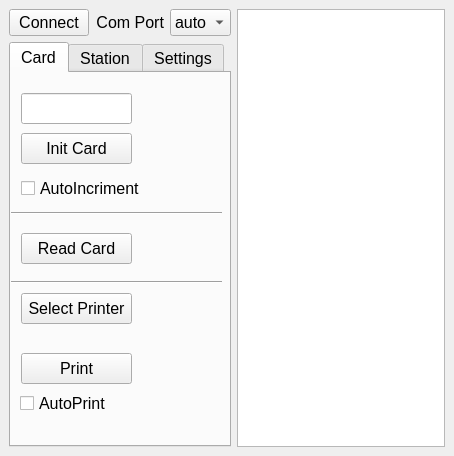
<?xml version="1.0" encoding="UTF-8"?>
<ui version="4.0">
 <class>MainWindow</class>
 <widget class="QMainWindow" name="MainWindow">
  <property name="geometry">
   <rect>
    <x>0</x>
    <y>0</y>
    <width>454</width>
    <height>456</height>
   </rect>
  </property>
  <property name="windowTitle">
   <string>SportiduinoPQ</string>
  </property>
  <widget class="QWidget" name="centralwidget">
   <layout class="QHBoxLayout" name="horizontalLayout_4">
    <item>
     <layout class="QVBoxLayout" name="verticalLayout">
      <item>
       <layout class="QHBoxLayout" name="horizontalLayout">
        <item>
         <widget class="QPushButton" name="Connec">
          <property name="font">
           <font>
            <pointsize>12</pointsize>
           </font>
          </property>
          <property name="text">
           <string>Connect</string>
          </property>
         </widget>
        </item>
        <item>
         <widget class="QLabel" name="label_8">
          <property name="font">
           <font>
            <pointsize>12</pointsize>
           </font>
          </property>
          <property name="text">
           <string>Com Port</string>
          </property>
          <property name="alignment">
           <set>Qt::AlignRight|Qt::AlignTrailing|Qt::AlignVCenter</set>
          </property>
         </widget>
        </item>
        <item>
         <widget class="QComboBox" name="choiseCom">
          <property name="font">
           <font>
            <pointsize>12</pointsize>
           </font>
          </property>
          <item>
           <property name="text">
            <string>auto</string>
           </property>
          </item>
          <item>
           <property name="text">
            <string>0</string>
           </property>
          </item>
          <item>
           <property name="text">
            <string>1</string>
           </property>
          </item>
          <item>
           <property name="text">
            <string>2</string>
           </property>
          </item>
          <item>
           <property name="text">
            <string>3</string>
           </property>
          </item>
          <item>
           <property name="text">
            <string>4</string>
           </property>
          </item>
          <item>
           <property name="text">
            <string>5</string>
           </property>
          </item>
          <item>
           <property name="text">
            <string>6</string>
           </property>
          </item>
          <item>
           <property name="text">
            <string>7</string>
           </property>
          </item>
          <item>
           <property name="text">
            <string>8</string>
           </property>
          </item>
          <item>
           <property name="text">
            <string>9</string>
           </property>
          </item>
          <item>
           <property name="text">
            <string>10</string>
           </property>
          </item>
          <item>
           <property name="text">
            <string>11</string>
           </property>
          </item>
          <item>
           <property name="text">
            <string>12</string>
           </property>
          </item>
          <item>
           <property name="text">
            <string>13</string>
           </property>
          </item>
          <item>
           <property name="text">
            <string>14</string>
           </property>
          </item>
          <item>
           <property name="text">
            <string>15</string>
           </property>
          </item>
          <item>
           <property name="text">
            <string>16</string>
           </property>
          </item>
          <item>
           <property name="text">
            <string>17</string>
           </property>
          </item>
          <item>
           <property name="text">
            <string>18</string>
           </property>
          </item>
          <item>
           <property name="text">
            <string>19</string>
           </property>
          </item>
          <item>
           <property name="text">
            <string>20</string>
           </property>
          </item>
          <item>
           <property name="text">
            <string>21</string>
           </property>
          </item>
          <item>
           <property name="text">
            <string>22</string>
           </property>
          </item>
          <item>
           <property name="text">
            <string>23</string>
           </property>
          </item>
          <item>
           <property name="text">
            <string>24</string>
           </property>
          </item>
          <item>
           <property name="text">
            <string>25</string>
           </property>
          </item>
          <item>
           <property name="text">
            <string>26</string>
           </property>
          </item>
          <item>
           <property name="text">
            <string>27</string>
           </property>
          </item>
          <item>
           <property name="text">
            <string>28</string>
           </property>
          </item>
          <item>
           <property name="text">
            <string>29</string>
           </property>
          </item>
          <item>
           <property name="text">
            <string>30</string>
           </property>
          </item>
          <item>
           <property name="text">
            <string>31</string>
           </property>
          </item>
         </widget>
        </item>
       </layout>
      </item>
      <item>
       <widget class="QTabWidget" name="Log">
        <property name="font">
         <font>
          <pointsize>12</pointsize>
         </font>
        </property>
        <property name="toolTipDuration">
         <number>-3</number>
        </property>
        <property name="currentIndex">
         <number>0</number>
        </property>
        <widget class="QWidget" name="tab">
         <attribute name="title">
          <string>Card</string>
         </attribute>
         <widget class="QPushButton" name="InitCard">
          <property name="geometry">
           <rect>
            <x>10</x>
            <y>60</y>
            <width>111</width>
            <height>31</height>
           </rect>
          </property>
          <property name="text">
           <string>Init Card</string>
          </property>
         </widget>
         <widget class="QLineEdit" name="cardLine">
          <property name="geometry">
           <rect>
            <x>10</x>
            <y>20</y>
            <width>111</width>
            <height>31</height>
           </rect>
          </property>
         </widget>
         <widget class="QCheckBox" name="AutoIncriment">
          <property name="geometry">
           <rect>
            <x>10</x>
            <y>100</y>
            <width>151</width>
            <height>31</height>
           </rect>
          </property>
          <property name="text">
           <string>AutoIncriment</string>
          </property>
         </widget>
         <widget class="QPushButton" name="ReadCard">
          <property name="geometry">
           <rect>
            <x>10</x>
            <y>160</y>
            <width>111</width>
            <height>31</height>
           </rect>
          </property>
          <property name="text">
           <string>Read Card</string>
          </property>
         </widget>
         <widget class="Line" name="line">
          <property name="geometry">
           <rect>
            <x>0</x>
            <y>130</y>
            <width>211</width>
            <height>20</height>
           </rect>
          </property>
          <property name="orientation">
           <enum>Qt::Horizontal</enum>
          </property>
         </widget>
         <widget class="QPushButton" name="Print">
          <property name="geometry">
           <rect>
            <x>10</x>
            <y>280</y>
            <width>111</width>
            <height>31</height>
           </rect>
          </property>
          <property name="text">
           <string>Print</string>
          </property>
         </widget>
         <widget class="Line" name="line_6">
          <property name="geometry">
           <rect>
            <x>0</x>
            <y>199</y>
            <width>211</width>
            <height>21</height>
           </rect>
          </property>
          <property name="orientation">
           <enum>Qt::Horizontal</enum>
          </property>
         </widget>
         <widget class="QCheckBox" name="AutoPrint">
          <property name="geometry">
           <rect>
            <x>9</x>
            <y>320</y>
            <width>151</width>
            <height>20</height>
           </rect>
          </property>
          <property name="text">
           <string>AutoPrint</string>
          </property>
         </widget>
         <widget class="QPushButton" name="SelectPrinter">
          <property name="geometry">
           <rect>
            <x>10</x>
            <y>220</y>
            <width>111</width>
            <height>31</height>
           </rect>
          </property>
          <property name="text">
           <string>Select Printer</string>
          </property>
         </widget>
         <widget class="QLabel" name="printerName">
          <property name="geometry">
           <rect>
            <x>16</x>
            <y>253</y>
            <width>181</width>
            <height>20</height>
           </rect>
          </property>
          <property name="text">
           <string/>
          </property>
         </widget>
        </widget>
        <widget class="QWidget" name="tab_2">
         <attribute name="title">
          <string>Station</string>
         </attribute>
         <widget class="QPushButton" name="SetNum">
          <property name="geometry">
           <rect>
            <x>10</x>
            <y>110</y>
            <width>91</width>
            <height>31</height>
           </rect>
          </property>
          <property name="text">
           <string>Set Number</string>
          </property>
         </widget>
         <widget class="QLineEdit" name="StationLine">
          <property name="geometry">
           <rect>
            <x>10</x>
            <y>70</y>
            <width>91</width>
            <height>31</height>
           </rect>
          </property>
         </widget>
         <widget class="QPushButton" name="SetStart">
          <property name="geometry">
           <rect>
            <x>110</x>
            <y>70</y>
            <width>91</width>
            <height>31</height>
           </rect>
          </property>
          <property name="text">
           <string>Set Start</string>
          </property>
         </widget>
         <widget class="QPushButton" name="SetFinish">
          <property name="geometry">
           <rect>
            <x>110</x>
            <y>110</y>
            <width>91</width>
            <height>31</height>
           </rect>
          </property>
          <property name="text">
           <string>Set Finish</string>
          </property>
         </widget>
         <widget class="QPushButton" name="ClearSt">
          <property name="geometry">
           <rect>
            <x>10</x>
            <y>170</y>
            <width>91</width>
            <height>31</height>
           </rect>
          </property>
          <property name="font">
           <font>
            <pointsize>12</pointsize>
           </font>
          </property>
          <property name="text">
           <string>Clear St</string>
          </property>
         </widget>
         <widget class="QPushButton" name="CheckSt">
          <property name="geometry">
           <rect>
            <x>110</x>
            <y>170</y>
            <width>91</width>
            <height>31</height>
           </rect>
          </property>
          <property name="font">
           <font>
            <pointsize>12</pointsize>
           </font>
          </property>
          <property name="text">
           <string>Check St</string>
          </property>
         </widget>
         <widget class="QPushButton" name="LogCard">
          <property name="geometry">
           <rect>
            <x>10</x>
            <y>230</y>
            <width>91</width>
            <height>31</height>
           </rect>
          </property>
          <property name="text">
           <string>Dump Card</string>
          </property>
         </widget>
         <widget class="QPushButton" name="SetTime">
          <property name="geometry">
           <rect>
            <x>10</x>
            <y>10</y>
            <width>91</width>
            <height>31</height>
           </rect>
          </property>
          <property name="text">
           <string>Set Time</string>
          </property>
         </widget>
         <widget class="QPushButton" name="ReadLog">
          <property name="geometry">
           <rect>
            <x>110</x>
            <y>230</y>
            <width>91</width>
            <height>31</height>
           </rect>
          </property>
          <property name="font">
           <font>
            <pointsize>12</pointsize>
           </font>
          </property>
          <property name="text">
           <string>Read Dump</string>
          </property>
         </widget>
         <widget class="QPushButton" name="SleepCard">
          <property name="geometry">
           <rect>
            <x>10</x>
            <y>290</y>
            <width>91</width>
            <height>31</height>
           </rect>
          </property>
          <property name="text">
           <string>Sleep Card</string>
          </property>
         </widget>
         <widget class="Line" name="line_2">
          <property name="geometry">
           <rect>
            <x>-3</x>
            <y>30</y>
            <width>211</width>
            <height>41</height>
           </rect>
          </property>
          <property name="orientation">
           <enum>Qt::Horizontal</enum>
          </property>
         </widget>
         <widget class="Line" name="line_3">
          <property name="geometry">
           <rect>
            <x>0</x>
            <y>140</y>
            <width>211</width>
            <height>31</height>
           </rect>
          </property>
          <property name="orientation">
           <enum>Qt::Horizontal</enum>
          </property>
         </widget>
         <widget class="Line" name="line_4">
          <property name="geometry">
           <rect>
            <x>-3</x>
            <y>199</y>
            <width>211</width>
            <height>31</height>
           </rect>
          </property>
          <property name="orientation">
           <enum>Qt::Horizontal</enum>
          </property>
         </widget>
         <widget class="Line" name="line_5">
          <property name="geometry">
           <rect>
            <x>-3</x>
            <y>259</y>
            <width>211</width>
            <height>31</height>
           </rect>
          </property>
          <property name="orientation">
           <enum>Qt::Horizontal</enum>
          </property>
         </widget>
        </widget>
        <widget class="QWidget" name="tab_3">
         <attribute name="title">
          <string>Settings</string>
         </attribute>
         <widget class="QComboBox" name="WorkTime">
          <property name="geometry">
           <rect>
            <x>130</x>
            <y>10</y>
            <width>71</width>
            <height>31</height>
           </rect>
          </property>
          <property name="editable">
           <bool>false</bool>
          </property>
          <item>
           <property name="text">
            <string>6 hour</string>
           </property>
          </item>
          <item>
           <property name="text">
            <string>24 hour</string>
           </property>
          </item>
          <item>
           <property name="text">
            <string>all time</string>
           </property>
          </item>
          <item>
           <property name="text">
            <string>not work</string>
           </property>
          </item>
         </widget>
         <widget class="QLabel" name="label">
          <property name="geometry">
           <rect>
            <x>10</x>
            <y>10</y>
            <width>91</width>
            <height>31</height>
           </rect>
          </property>
          <property name="text">
           <string>Work Time</string>
          </property>
         </widget>
         <widget class="QLabel" name="label_2">
          <property name="geometry">
           <rect>
            <x>10</x>
            <y>50</y>
            <width>111</width>
            <height>31</height>
           </rect>
          </property>
          <property name="text">
           <string>Start / Finish</string>
          </property>
         </widget>
         <widget class="QComboBox" name="StartFinish">
          <property name="geometry">
           <rect>
            <x>130</x>
            <y>50</y>
            <width>71</width>
            <height>31</height>
           </rect>
          </property>
          <property name="editable">
           <bool>false</bool>
          </property>
          <item>
           <property name="text">
            <string>on</string>
           </property>
          </item>
          <item>
           <property name="text">
            <string>off</string>
           </property>
          </item>
         </widget>
         <widget class="QLabel" name="label_3">
          <property name="geometry">
           <rect>
            <x>10</x>
            <y>90</y>
            <width>131</width>
            <height>41</height>
           </rect>
          </property>
          <property name="text">
           <string>Check InitTime</string>
          </property>
         </widget>
         <widget class="QComboBox" name="CheckInitTime">
          <property name="geometry">
           <rect>
            <x>130</x>
            <y>90</y>
            <width>71</width>
            <height>31</height>
           </rect>
          </property>
          <property name="editable">
           <bool>false</bool>
          </property>
          <item>
           <property name="text">
            <string>off</string>
           </property>
          </item>
          <item>
           <property name="text">
            <string>on</string>
           </property>
          </item>
         </widget>
         <widget class="QLabel" name="label_4">
          <property name="geometry">
           <rect>
            <x>10</x>
            <y>130</y>
            <width>131</width>
            <height>41</height>
           </rect>
          </property>
          <property name="text">
           <string>Card Capicity</string>
          </property>
         </widget>
         <widget class="QComboBox" name="CardCap">
          <property name="geometry">
           <rect>
            <x>130</x>
            <y>130</y>
            <width>71</width>
            <height>31</height>
           </rect>
          </property>
          <property name="editable">
           <bool>false</bool>
          </property>
          <item>
           <property name="text">
            <string>auto</string>
           </property>
          </item>
          <item>
           <property name="text">
            <string>32</string>
           </property>
          </item>
          <item>
           <property name="text">
            <string>64</string>
           </property>
          </item>
          <item>
           <property name="text">
            <string>120</string>
           </property>
          </item>
         </widget>
         <widget class="QLabel" name="label_5">
          <property name="geometry">
           <rect>
            <x>10</x>
            <y>170</y>
            <width>111</width>
            <height>41</height>
           </rect>
          </property>
          <property name="text">
           <string>AutoDel Set</string>
          </property>
         </widget>
         <widget class="QComboBox" name="AutoDel">
          <property name="geometry">
           <rect>
            <x>130</x>
            <y>170</y>
            <width>71</width>
            <height>31</height>
           </rect>
          </property>
          <property name="editable">
           <bool>false</bool>
          </property>
          <item>
           <property name="text">
            <string>off</string>
           </property>
          </item>
          <item>
           <property name="text">
            <string>on</string>
           </property>
          </item>
         </widget>
         <widget class="QLabel" name="label_6">
          <property name="geometry">
           <rect>
            <x>10</x>
            <y>210</y>
            <width>81</width>
            <height>41</height>
           </rect>
          </property>
          <property name="text">
           <string>New Pass</string>
          </property>
         </widget>
         <widget class="QLabel" name="label_7">
          <property name="geometry">
           <rect>
            <x>10</x>
            <y>250</y>
            <width>81</width>
            <height>41</height>
           </rect>
          </property>
          <property name="text">
           <string>Old Pass</string>
          </property>
         </widget>
         <widget class="QLineEdit" name="NewPass">
          <property name="geometry">
           <rect>
            <x>100</x>
            <y>210</y>
            <width>101</width>
            <height>31</height>
           </rect>
          </property>
         </widget>
         <widget class="QLineEdit" name="OldPass">
          <property name="geometry">
           <rect>
            <x>100</x>
            <y>250</y>
            <width>101</width>
            <height>31</height>
           </rect>
          </property>
         </widget>
         <widget class="QPushButton" name="PassCard">
          <property name="geometry">
           <rect>
            <x>10</x>
            <y>290</y>
            <width>191</width>
            <height>31</height>
           </rect>
          </property>
          <property name="text">
           <string>Pass Card</string>
          </property>
         </widget>
         <widget class="QPushButton" name="SaveSet">
          <property name="geometry">
           <rect>
            <x>110</x>
            <y>330</y>
            <width>91</width>
            <height>31</height>
           </rect>
          </property>
          <property name="text">
           <string>Save Set</string>
          </property>
         </widget>
         <widget class="QPushButton" name="LoadSet">
          <property name="geometry">
           <rect>
            <x>10</x>
            <y>330</y>
            <width>91</width>
            <height>31</height>
           </rect>
          </property>
          <property name="text">
           <string>Load Set</string>
          </property>
         </widget>
        </widget>
       </widget>
      </item>
     </layout>
    </item>
    <item>
     <widget class="QTextBrowser" name="textBrowser">
      <property name="horizontalScrollBarPolicy">
       <enum>Qt::ScrollBarAlwaysOff</enum>
      </property>
     </widget>
    </item>
   </layout>
  </widget>
  <action name="actionConnect">
   <property name="text">
    <string>Connect</string>
   </property>
  </action>
  <action name="actionChose_COM_port">
   <property name="text">
    <string>Chose COM-port</string>
   </property>
  </action>
  <action name="actionSave_log">
   <property name="text">
    <string>Save log</string>
   </property>
  </action>
  <action name="actionOpen_help_txt">
   <property name="text">
    <string>Open help.txt</string>
   </property>
  </action>
 </widget>
 <tabstops>
  <tabstop>Connec</tabstop>
  <tabstop>choiseCom</tabstop>
  <tabstop>Log</tabstop>
  <tabstop>cardLine</tabstop>
  <tabstop>InitCard</tabstop>
  <tabstop>AutoIncriment</tabstop>
  <tabstop>ReadCard</tabstop>
  <tabstop>SetTime</tabstop>
  <tabstop>StationLine</tabstop>
  <tabstop>SetNum</tabstop>
  <tabstop>SetStart</tabstop>
  <tabstop>SetFinish</tabstop>
  <tabstop>ClearSt</tabstop>
  <tabstop>CheckSt</tabstop>
  <tabstop>LogCard</tabstop>
  <tabstop>ReadLog</tabstop>
  <tabstop>SleepCard</tabstop>
  <tabstop>WorkTime</tabstop>
  <tabstop>StartFinish</tabstop>
  <tabstop>CheckInitTime</tabstop>
  <tabstop>CardCap</tabstop>
  <tabstop>AutoDel</tabstop>
  <tabstop>NewPass</tabstop>
  <tabstop>OldPass</tabstop>
  <tabstop>PassCard</tabstop>
  <tabstop>LoadSet</tabstop>
  <tabstop>SaveSet</tabstop>
  <tabstop>textBrowser</tabstop>
 </tabstops>
 <resources/>
 <connections/>
</ui>
